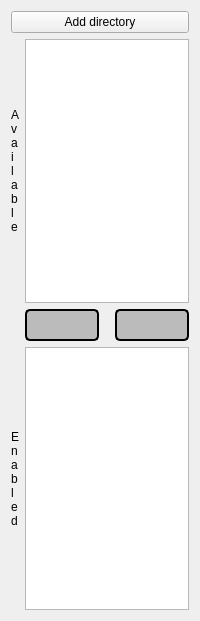
<?xml version="1.0" encoding="UTF-8"?>
<ui version="4.0">
 <exportmacro>SCHNAPPS_CORE_EXPORT</exportmacro>
 <class>ControlDock_PluginTabWidget</class>
 <widget class="QWidget" name="ControlDock_PluginTabWidget">
  <property name="geometry">
   <rect>
    <x>0</x>
    <y>0</y>
    <width>200</width>
    <height>621</height>
   </rect>
  </property>
  <property name="sizePolicy">
   <sizepolicy hsizetype="Preferred" vsizetype="Preferred">
    <horstretch>0</horstretch>
    <verstretch>0</verstretch>
   </sizepolicy>
  </property>
  <property name="minimumSize">
   <size>
    <width>0</width>
    <height>0</height>
   </size>
  </property>
  <property name="maximumSize">
   <size>
    <width>16777215</width>
    <height>16777215</height>
   </size>
  </property>
  <property name="windowTitle">
   <string>Form</string>
  </property>
  <layout class="QGridLayout" name="gridLayout">
   <item row="0" column="0" colspan="3">
    <widget class="QPushButton" name="button_addPluginDirectory">
     <property name="text">
      <string>Add directory</string>
     </property>
    </widget>
   </item>
   <item row="1" column="0">
    <widget class="QLabel" name="label">
     <property name="text">
      <string>A
v
a
i
l
a
b
l
e</string>
     </property>
    </widget>
   </item>
   <item row="1" column="1" colspan="2">
    <widget class="QListWidget" name="list_pluginsAvailable">
     <property name="selectionMode">
      <enum>QAbstractItemView::ExtendedSelection</enum>
     </property>
     <property name="sortingEnabled">
      <bool>true</bool>
     </property>
    </widget>
   </item>
   <item row="2" column="1">
    <widget class="QPushButton" name="button_enablePlugins">
     <property name="sizePolicy">
      <sizepolicy hsizetype="Preferred" vsizetype="Preferred">
       <horstretch>0</horstretch>
       <verstretch>0</verstretch>
      </sizepolicy>
     </property>
     <property name="minimumSize">
      <size>
       <width>0</width>
       <height>32</height>
      </size>
     </property>
     <property name="maximumSize">
      <size>
       <width>16777215</width>
       <height>32</height>
      </size>
     </property>
     <property name="styleSheet">
      <string notr="true">QPushButton {
	background-color: #bbb;
	border: 2px solid black;
	border-radius: 5px;
	background-image: url(':icons/icons/arrow_down.png');
	background-repeat: no-repeat;
	background-position: center;
	margin-right: 5px;
}
QPushButton:pressed {
	background-color: #eee;
}</string>
     </property>
     <property name="text">
      <string/>
     </property>
     <property name="iconSize">
      <size>
       <width>16</width>
       <height>16</height>
      </size>
     </property>
    </widget>
   </item>
   <item row="2" column="2">
    <widget class="QPushButton" name="button_disablePlugins">
     <property name="sizePolicy">
      <sizepolicy hsizetype="Preferred" vsizetype="Preferred">
       <horstretch>0</horstretch>
       <verstretch>0</verstretch>
      </sizepolicy>
     </property>
     <property name="minimumSize">
      <size>
       <width>0</width>
       <height>32</height>
      </size>
     </property>
     <property name="maximumSize">
      <size>
       <width>16777215</width>
       <height>32</height>
      </size>
     </property>
     <property name="styleSheet">
      <string notr="true">QPushButton {
	background-color: #bbb;
	border: 2px solid black;
	border-radius: 5px;
	background-image: url(':icons/icons/arrow_up.png');
	background-repeat: no-repeat;
	background-position: center;
	margin-left: 5px;
}
QPushButton:pressed {
	background-color: #eee;
}</string>
     </property>
     <property name="text">
      <string/>
     </property>
    </widget>
   </item>
   <item row="3" column="0">
    <widget class="QLabel" name="label_2">
     <property name="text">
      <string>E
n
a
b
l
e
d</string>
     </property>
    </widget>
   </item>
   <item row="3" column="1" colspan="2">
    <widget class="QListWidget" name="list_pluginsEnabled">
     <property name="selectionMode">
      <enum>QAbstractItemView::ExtendedSelection</enum>
     </property>
     <property name="sortingEnabled">
      <bool>true</bool>
     </property>
    </widget>
   </item>
  </layout>
 </widget>
 <resources/>
 <connections/>
</ui>
